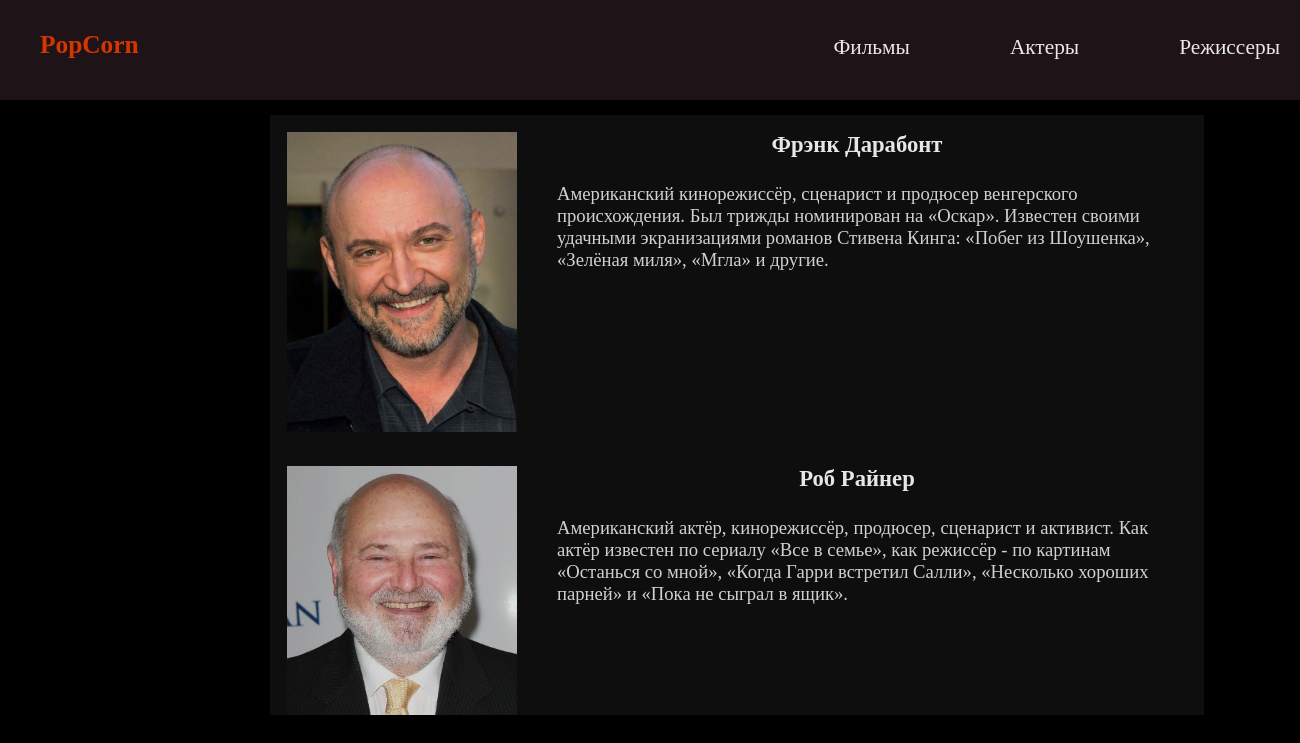
Screenshot of /popcorn/filmmakers/ with the database file from the repository.
### movies/models.py (models this page shows, shortened)
class Filmmaker(models.Model):
    name = models.CharField("Имя", max_length=100)
    photography = models.ImageField("Фото",upload_to="filmmakers/")
    biography = models.CharField(max_length=600, null = True)
    age = models.PositiveSmallIntegerField("Возраст", default=0)
    url = models.SlugField(max_length=130, unique=True)
    class Meta:
        verbose_name = "Режиссер"
        verbose_name_plural = "Режиссеры"
    def get_absolute_url(self):
        return reverse('filmmaker-page', kwargs={"slug": self.url})

### movies/views.py (the view)
# urls.py: path("filmmakers/", views.Filmmakers, name="filmmakers"),
def Filmmakers(request):
    filmmakers = Filmmaker.objects.all()
    return  render(request, "filmmaker.html", {'filmmakers': filmmakers})

### movies/templates/filmmaker.html
{% extends 'base.html' %}
{% block content %}
		<section class="all">
            {% if filmmakers %}
                {% for f in filmmakers %}
                <a href="{{ f.get_absolute_url }}">
                    <figure>
                        <img src="{{ MEDIA_ROOT }}{{ f.photography.url }}" alt="">
                        <section>
                            <h3>{{ f.name }}</h3>
                            <p>{{ f.biography }}</p>
                        </section>
                    </figure>
                </a>
                {% endfor %}
            {% endif %}
		</section>
{% endblock content %}

### static/css/style.css (style rules this page uses)
* { margin:0px; padding:0px; }
body { background-color: #000000; color: #fff; height: 100vh; font-family: cursive; }
figure { width:300px; margin-right: 50px; }
figure:last-child { margin-right: 0px; }
img { width:198px; height:300px; }

### static/css/film_detail.css (style rules this page uses)
img { width:205px; height:307.5px; }

### static/css/styleActorsFilmmakers.css (style rules this page uses)
.all { margin-left:270px; padding-right: 120px; width: 900px; height:600px; overflow-y: scroll; overflow-x: hidden; padding-top: 15px; }
.all a { text-decoration: none; color:#ffffff; opacity: 90%; }
.all figure { background-color: #101010; padding:17px; display: inline-flex; width: 900px; height:300px; }
.all img { margin-right: 40px; width:230px; height:300px; }
.all section { width:600px; height:350px; }
.all section h3 { margin-bottom: 25px; text-align: center; font-size: 17pt; }
.all section p { text-align: left; font-size: 14pt; opacity: 90%; }

### static/css/register.css (style rules this page uses)
* { margin:0px; padding:0px; }
body { background-color: #000000; color: #fff; height: 100%; font-family: cursive; }

### movies/templates/base.html (style rules this page uses)
* { margin:0px; padding:0px; }
body { background-color: #000000; color: #fff; height: 100vh; font-family: cursive; }
figure { width:300px; margin-right: 50px; }
figure:last-child { margin-right: 0px; }
img { width:198px; height:300px; }

### rows the page displays
Filmmaker: photography (picture), name "Фрэнк Дарабонт", biography "Американский кинорежиссёр, сценарист и продюсер венгерского происхождения. Был трижды номинирован на «Оскар». Известен своими удачными экранизациями романов Стивена Кинга: «Побег из Шоушенка», «Зелёная миля», «Мгла» и другие."
Filmmaker: photography (picture), name "Роб Райнер", biography "Американский актёр, кинорежиссёр, продюсер, сценарист и активист. Как актёр известен по сериалу «Все в семье», как режиссёр - по картинам «Останься со мной», «Когда Гарри встретил Салли», «Несколько хороших парней» и «Пока не сыграл в ящик»."
